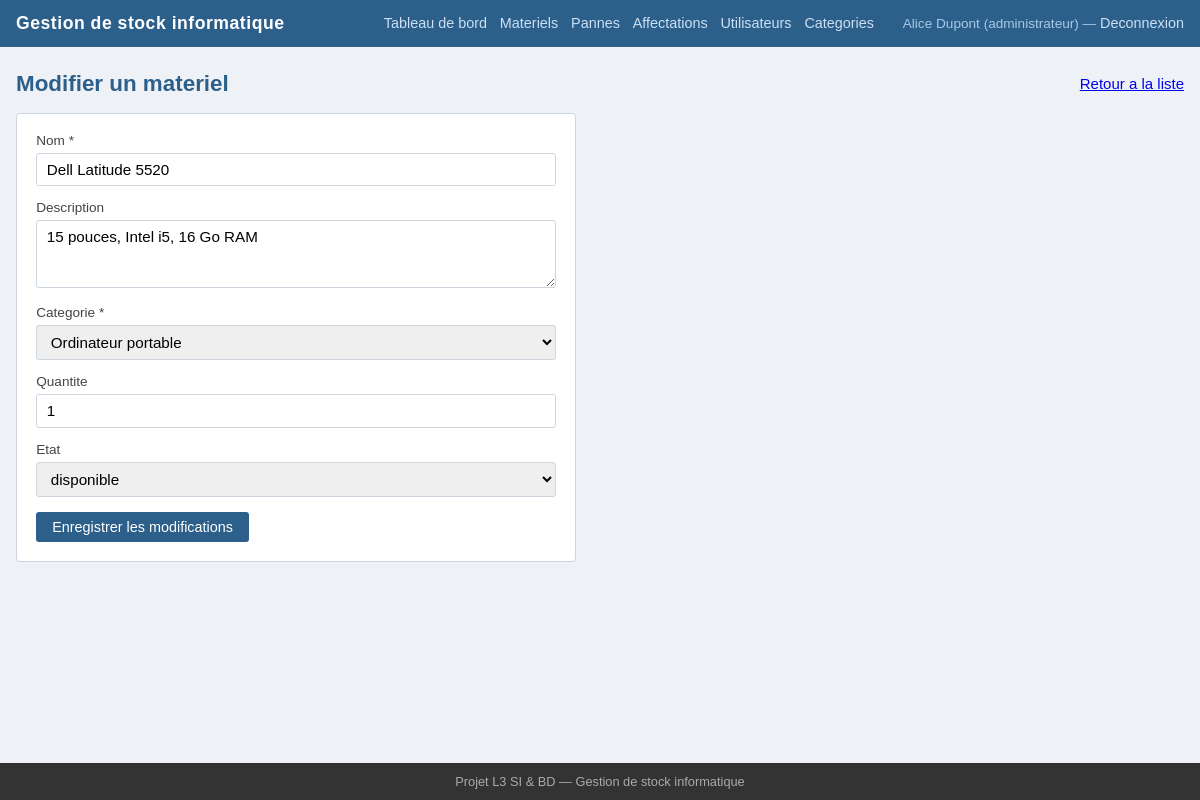
Screenshot of /index.php?page=materiels&action=modifier&id=1 (signed in) with the database file from the repository.
### tables this page shows
CREATE TABLE materiel (
    id INT AUTO_INCREMENT PRIMARY KEY,
    numero_serie VARCHAR(100) NOT NULL UNIQUE,
    nom VARCHAR(150) NOT NULL,
    description TEXT,
    id_categorie INT NOT NULL,
    etat ENUM('disponible', 'affecte', 'panne', 'hors_service') DEFAULT 'disponible',
    quantite INT DEFAULT 1,
    date_entree DATE NOT NULL,
    FOREIGN KEY (id_categorie) REFERENCES categorie(id)
);

CREATE TABLE categorie (
    id INT AUTO_INCREMENT PRIMARY KEY,
    libelle VARCHAR(100) NOT NULL UNIQUE
);

### controllers/MaterielController.php (called while the page is built, shortened)
<?php
class MaterielController {
    public function modifier(): void {
        $id      = (int)($_GET['id'] ?? 0);
        $modele  = new Materiel();
        $materiel = $modele->parId($id);
        $modCat     = new Categorie();
        $categories = $modCat->listerToutes();
        require __DIR__ . '/../views/materiels/form.php';
    }
}

### index.php (called while the page is built, shortened)
<?php
require_once __DIR__ . '/config.php';
spl_autoload_register(function (string $classe) {
    $dossiers = [
        __DIR__ . '/models/',
        __DIR__ . '/controllers/',
    ];
    foreach ($dossiers as $dossier) {
        $fichier = $dossier . $classe . '.php';
        if (file_exists($fichier)) {
            return;
        }
    }
});
$action = $_GET['action'] ?? 'index';
$controleur    = new $nomControleur();
$controleur->$action();

### config.php (called while the page is built, shortened)
<?php
function getDB(): PDO {
    static $pdo = null;
    if ($pdo === null) {
        $dsn = 'mysql:host=' . DB_HOST . ';dbname=' . DB_NAME . ';charset=' . DB_CHARSET;
        try {
            $pdo = new PDO($dsn, DB_USER, DB_PASS, [
                PDO::ATTR_ERRMODE            => PDO::ERRMODE_EXCEPTION,
                PDO::ATTR_DEFAULT_FETCH_MODE => PDO::FETCH_ASSOC,
                PDO::ATTR_EMULATE_PREPARES   => false,
            ]);
        } catch (PDOException $e) {
            die('Erreur de connexion a la base de donnees : ' . $e->getMessage());
        }
    }
    return $pdo;
}

### models/Model.php (called while the page is built, shortened)
<?php
class Model {
    public function __construct() {
        $this->db = getDB();
    }
}

### models/Materiel.php (called while the page is built, shortened)
<?php
require_once __DIR__ . '/Model.php';
class Materiel extends Model {
    public function parId(int $id): array|false {
        $req = $this->db->prepare(
            'SELECT m.*, c.libelle AS categorie FROM materiel m
             JOIN categorie c ON m.id_categorie = c.id WHERE m.id = ?'
        );
        $req->execute([$id]);
        return $req->fetch();
    }
}

### models/Categorie.php (called while the page is built, shortened)
<?php
require_once __DIR__ . '/Model.php';
class Categorie extends Model {
    public function listerToutes(): array {
        return $this->db->query('SELECT * FROM categorie ORDER BY libelle')->fetchAll();
    }
}

### views/materiels/form.php (the view, shortened to what this page needs)
<?php require __DIR__ . '/../layout_top.php'; ?>
<?php $estModification = !empty($materiel); ?>
<div class="entete-section">
    <h1><?= $estModification ? 'Modifier un materiel' : 'Ajouter un materiel' ?></h1>
    <a href="index.php?page=materiels">Retour a la liste</a>
</div>
<form method="post" action="index.php?page=materiels&action=<?= $estModification ? 'mettreAJour' : 'enregistrer' ?>">
    <div class="champ">
        <label for="nom">Nom *</label>
        <input type="text" id="nom" name="nom" required
               value="<?= $estModification ? htmlspecialchars($materiel['nom']) : '' ?>">
    </div>
    <div class="champ">
        <label for="description">Description</label>
        <textarea id="description" name="description" rows="3"><?= $estModification ? htmlspecialchars($materiel['description']) : '' ?></textarea>
    </div>
    <div class="champ">
        <label for="id_categorie">Categorie *</label>
        <select id="id_categorie" name="id_categorie" required>
            <?php foreach ($categories as $cat): ?>
                <option value="<?= $cat['id'] ?>"
                    <?= ($estModification && $materiel['id_categorie'] == $cat['id']) ? 'selected' : '' ?>>
                    <?= htmlspecialchars($cat['libelle']) ?>
                </option>
            <?php endforeach; ?>
        </select>
    </div>
    <div class="champ">
        <label for="quantite">Quantite</label>
        <input type="number" id="quantite" name="quantite" min="1" value="<?= $estModification ? $materiel['quantite'] : 1 ?>">
    </div>
    <?php if ($estModification): ?>
    <div class="champ">
        <label for="etat">Etat</label>
        <select id="etat" name="etat">
            <?php foreach (['disponible', 'affecte', 'panne', 'hors_service'] as $e): ?>
                <option value="<?= $e ?>" <?= $materiel['etat'] === $e ? 'selected' : '' ?>><?= $e ?></option>
            <?php endforeach; ?>
        </select>
    </div>
    <?php endif; ?>
    <button type="submit"><?= $estModification ? 'Enregistrer les modifications' : 'Ajouter le materiel' ?></button>
</form>
<?php require __DIR__ . '/../layout_bottom.php'; ?>

### public/style.css (style rules this page uses)
:root { --couleur-principale: #2c5f8a; --couleur-secondaire: #f4f7fa; --couleur-texte: #222; --couleur-bordure: #cdd5de; --couleur-ok: #2e7d32; --couleur-alerte: #c62828; --couleur-info: #1565c0; --couleur-neutre: #555; }
*, *::before, *::after { box-sizing: border-box; margin: 0; padding: 0; }
body { font-family: Arial, Helvetica, sans-serif; font-size: 15px; color: var(--couleur-texte); background: #eef2f7; display: flex; flex-direction: column; min-height: 100vh; }
h1 { font-size: 1.4rem; margin-bottom: 1rem; color: var(--couleur-principale); }
.entete-section { display: flex; align-items: center; justify-content: space-between; margin-bottom: 1rem; flex-wrap: wrap; gap: 0.5rem; }
.entete-section h1 { margin-bottom: 0; }
.btn, button[type="submit"] { background: var(--couleur-principale); color: #fff; border: none; padding: 0.45rem 1rem; border-radius: 3px; cursor: pointer; font-size: 0.9rem; text-decoration: none; display: inline-block; }
form { background: #fff; border: 1px solid var(--couleur-bordure); border-radius: 4px; padding: 1.2rem; max-width: 560px; }
.champ { margin-bottom: 0.9rem; }
.champ label { display: block; font-size: 0.85rem; margin-bottom: 0.3rem; color: #444; }
.champ input, .champ select, .champ textarea { width: 100%; padding: 0.45rem 0.6rem; border: 1px solid var(--couleur-bordure); border-radius: 3px; font-size: 0.95rem; font-family: inherit; }

### rows the page displays
materiel: nom "Dell Latitude 5520", description "15 pouces, Intel i5, 16 Go RAM", id_categorie "Ordinateur portable", quantite "1", etat "disponible"

### other values shown
$user['prenom'] . ' ' . $user['nom'] "Alice Dupont"
$role "administrateur"
